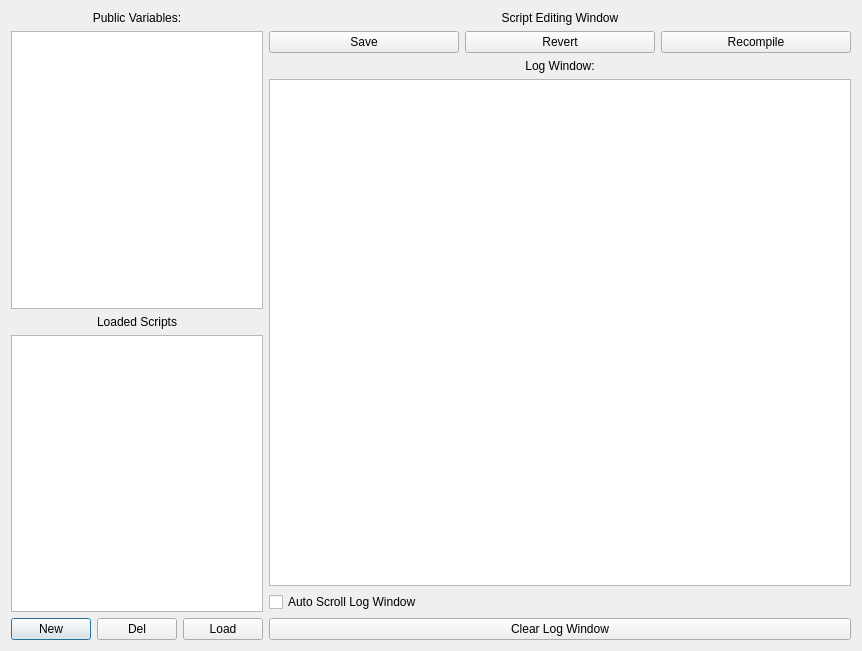
<?xml version="1.0" encoding="UTF-8"?>
<ui version="4.0">
 <class>ScriptingWindow</class>
 <widget class="QDialog" name="ScriptingWindow">
  <property name="geometry">
   <rect>
    <x>0</x>
    <y>0</y>
    <width>862</width>
    <height>651</height>
   </rect>
  </property>
  <property name="windowTitle">
   <string>Scripting Interface</string>
  </property>
  <layout class="QHBoxLayout" name="horizontalLayout" stretch="1,4">
   <item>
    <layout class="QVBoxLayout" name="verticalLayout_2">
     <item>
      <widget class="QLabel" name="label_4">
       <property name="text">
        <string>Public Variables:</string>
       </property>
       <property name="alignment">
        <set>Qt::AlignCenter</set>
       </property>
      </widget>
     </item>
     <item>
      <widget class="QTableWidget" name="tableVariables"/>
     </item>
     <item>
      <widget class="QLabel" name="label">
       <property name="text">
        <string>Loaded Scripts</string>
       </property>
       <property name="alignment">
        <set>Qt::AlignCenter</set>
       </property>
      </widget>
     </item>
     <item>
      <widget class="QListWidget" name="listLoadedScripts"/>
     </item>
     <item>
      <layout class="QHBoxLayout" name="horizontalLayout_3">
       <item>
        <widget class="QPushButton" name="btnNewScript">
         <property name="text">
          <string>New</string>
         </property>
        </widget>
       </item>
       <item>
        <widget class="QPushButton" name="btnRemoveScript">
         <property name="text">
          <string>Del</string>
         </property>
        </widget>
       </item>
       <item>
        <widget class="QPushButton" name="btnLoadScript">
         <property name="text">
          <string>Load</string>
         </property>
        </widget>
       </item>
      </layout>
     </item>
    </layout>
   </item>
   <item>
    <layout class="QVBoxLayout" name="verticalLayout" stretch="0,0,0,4,0,0">
     <item>
      <widget class="QLabel" name="label_2">
       <property name="text">
        <string>Script Editing Window</string>
       </property>
       <property name="alignment">
        <set>Qt::AlignCenter</set>
       </property>
      </widget>
     </item>
     <item>
      <layout class="QHBoxLayout" name="horizontalLayout_2">
       <item>
        <widget class="QPushButton" name="btnSaveScript">
         <property name="text">
          <string>Save</string>
         </property>
        </widget>
       </item>
       <item>
        <widget class="QPushButton" name="btnRevertScript">
         <property name="text">
          <string>Revert</string>
         </property>
        </widget>
       </item>
       <item>
        <widget class="QPushButton" name="btnRecompile">
         <property name="text">
          <string>Recompile</string>
         </property>
        </widget>
       </item>
      </layout>
     </item>
     <item>
      <widget class="QLabel" name="label_3">
       <property name="text">
        <string>Log Window:</string>
       </property>
       <property name="alignment">
        <set>Qt::AlignCenter</set>
       </property>
      </widget>
     </item>
     <item>
      <widget class="QListWidget" name="listLog"/>
     </item>
     <item>
      <widget class="QCheckBox" name="cbAutoScroll">
       <property name="text">
        <string>Auto Scroll Log Window</string>
       </property>
      </widget>
     </item>
     <item>
      <widget class="QPushButton" name="btnClearLog">
       <property name="text">
        <string>Clear Log Window</string>
       </property>
      </widget>
     </item>
    </layout>
   </item>
  </layout>
 </widget>
 <resources/>
 <connections/>
</ui>
